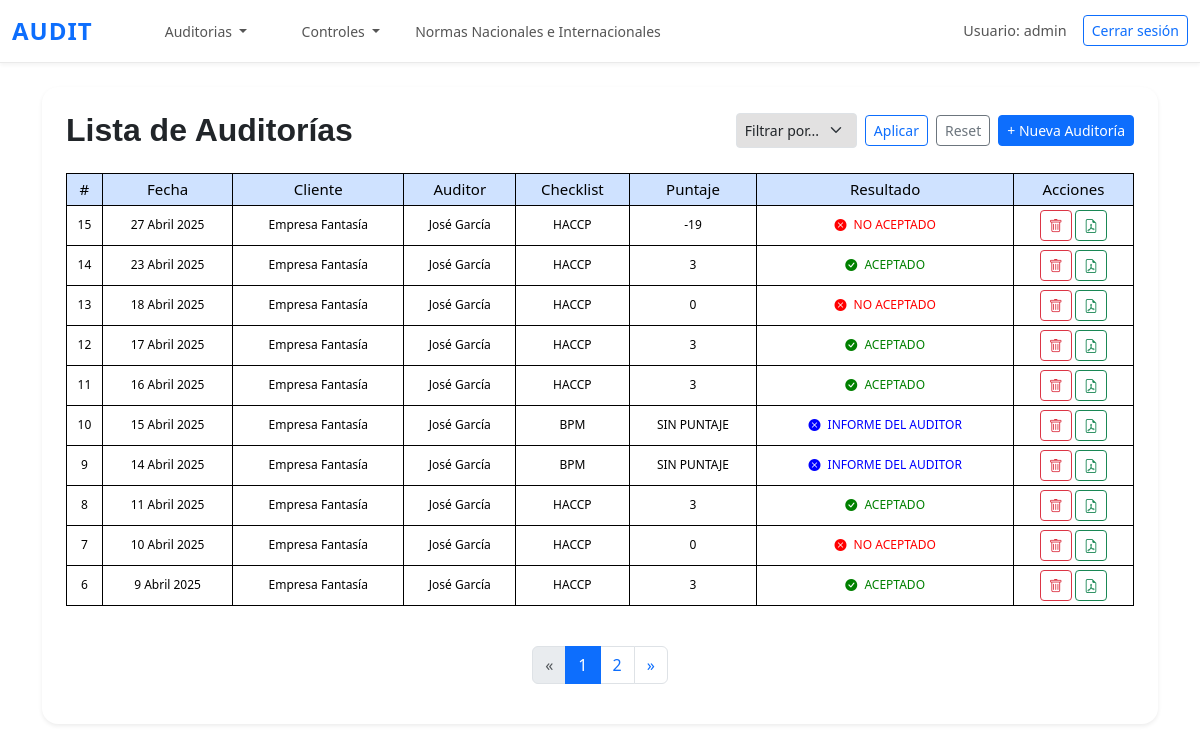
The app's page /lista_auditorias/ (signed in), older data.
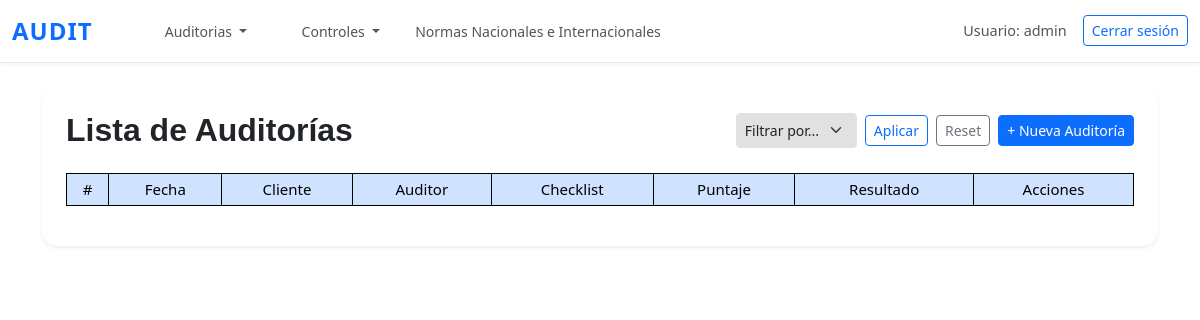
The same page, newer data.
### questions/models.py (models this page shows, shortened)
class Auditoria(models.Model):
    fecha = models.DateField()
    cliente = models.ForeignKey(Cliente, on_delete=models.CASCADE)
    auditor = models.ForeignKey(Auditor, on_delete=models.CASCADE)
    auditores_acompanantes = models.CharField(verbose_name='Auditores acompañantes',max_length=255, blank=True, null=True)
    lineas_auditadas = models.CharField(verbose_name='Lineas de producción auditadas',max_length=255, blank=True, null=True)
    checklist = models.ForeignKey(Checklist, on_delete=models.SET_NULL, null=True, blank=True)
    resultado_pdf = models.FileField(upload_to='auditorias/', null=True, blank=True)
    class Meta:
        ordering = ['-fecha']

class Cliente(models.Model):
    nombre = models.CharField(max_length=255)
    def __str__(self):
        return self.nombre

class Auditor(models.Model):
    nombre = models.CharField(max_length=255)
    def __str__(self):
        return self.nombre

class Checklist(models.Model):
    nombre = models.CharField(max_length=100)
    usa_puntaje = models.BooleanField(default=True)
    def __str__(self):
        return self.nombre

### questions/views.py (the view)
# urls.py: path('lista_auditorias/', lista_auditorias, name='lista_auditorias'),
@login_required
def lista_auditorias(request):
    filtro = request.GET.get('filtro')
    valor = request.GET.get('valor')
    auditorias = Auditoria.objects.all().order_by('-fecha')
    if filtro == 'cliente' and valor:
        try:
            cliente_id = Cliente.objects.get(nombre=valor).id
            auditorias = auditorias.filter(cliente_id=cliente_id)
        except Cliente.DoesNotExist:
            auditorias = auditorias.none()  # Si no existe el cliente, no mostrar auditorías
    elif filtro == 'checklist' and valor:
        auditorias = auditorias.filter(checklist__nombre=valor)
    auditorias_con_puntaje = []
    for auditoria in auditorias:
        respuestas = Respuesta.objects.filter(auditoria=auditoria)
        if auditoria.checklist and auditoria.checklist.usa_puntaje:
            puntaje_total = respuestas.aggregate(Sum('puntaje'))['puntaje__sum'] or 0
            puntaje_maximo = respuestas.count() * 1
            porcentaje = (puntaje_total / puntaje_maximo) * 100 if puntaje_maximo > 0 else 0
            resultado = "ACEPTADO" if porcentaje >= 75 else "NO ACEPTADO"
        else:
            puntaje_total = "SIN PUNTAJE"
            resultado = "INFORME DEL AUDITOR"
        auditorias_con_puntaje.append({
            'auditoria': auditoria,
            'puntaje_total': puntaje_total,
            'resultado': resultado,
            'checklist': auditoria.checklist
        })
    clientes_unicos = Cliente.objects.values('nombre').distinct()
    tipos_checklist_unicos = Checklist.objects.values_list('nombre', flat=True).distinct()
    paginator = Paginator(auditorias_con_puntaje, 10)
    page_number = request.GET.get('page')
    page_obj = paginator.get_page(page_number)
    total = paginator.count
    start_index = page_obj.start_index()
    for idx, item in enumerate(page_obj, start=start_index):
        item['numero_descendente'] = total - idx + 1
    return render(request, 'questions/lista_auditorias.html', {
        'auditorias': page_obj,
        'page_obj': page_obj,
        'is_paginated': page_obj.has_other_pages(),
        'clientes': clientes_unicos,
        'tipos_checklist': tipos_checklist_unicos,
        'filtro_seleccionado': filtro,
        'valor_seleccionado': valor,
    })

### questions/templates/questions/lista_auditorias.html (shortened to what this page needs)
{% extends 'questions/base.html' %}
{% load static %}
{% block content %}
<div class="container py-4">
    <div class="bg-white p-4 rounded-4 shadow-sm">
        <div class="d-flex flex-wrap justify-content-between align-items-center mb-4">
            <h2 class="mb-0" style="font-family: 'Montserrat', sans-serif; font-weight: 600;">
                Lista de Auditorías
            </h2>
            <div class="d-flex align-items-center flex-wrap gap-2">
                <form method="get" class="d-flex gap-2 align-items-center">
                    <select name="filtro" class="form-select form-select-sm">
                        <option value="">Filtrar por...</option>
                    </select>
                    <button type="submit" class="btn btn-outline-primary btn-sm">Aplicar</button>
                    <a href="{% url 'lista_auditorias' %}" class="btn btn-outline-secondary btn-sm">Reset</a>
                </form>
                <a href="{% url 'nueva_auditoria' %}" class="btn btn-primary btn-sm">
                    + Nueva Auditoría
                </a>
            </div>
        </div>
        <div class="table-responsive">
            <table class="table table-bordered table-hover text-center align-middle table-sm small">
                <thead class="table-primary">
                    <tr>
                        <th>#</th>
                        <th>Fecha</th>
                        <th>Cliente</th>
                        <th>Auditor</th>
                        <th>Checklist</th>
                        <th>Puntaje</th>
                        <th>Resultado</th>
                        <th>Acciones</th>
                    </tr>
                </thead>
                <tbody>
                    {% for item in auditorias %}
                        <td>{{ item.numero_descendente }}</td>
                        <td>{{ item.auditoria.fecha }}</td>
                        <td>{{ item.auditoria.cliente }}</td>
                        <td>{{ item.auditoria.auditor }}</td>
                        <td>{{ item.auditoria.checklist }}</td>
                        <td>{{ item.puntaje_total }}</td>
                        <td>
                            {% if item.resultado == "ACEPTADO" %}
                                <span style="font-size: 12px; color: green;">
                                    <i class="bi bi-check-circle-fill me-1"></i> ACEPTADO
                                </span>
                            {% elif item.resultado == "NO ACEPTADO" %}
                                <span style="font-size: 12px; color: red;">
                                    <i class="bi bi-x-circle-fill me-1"></i> NO ACEPTADO
                                </span>
                            {% else %}
                                <span style="font-size: 12px; color: blue;">
                                    <i class="bi bi-x-circle-fill me-1"></i> INFORME DEL AUDITOR
                                </span>
                            {% endif %}
                        </td>
                        <td class="text-nowrap">
                            {% if user.is_authenticated and user.is_superuser %}
                            <a href="{% url 'eliminar_auditoria' item.auditoria.id %}" class="btn btn-sm btn-outline-danger" title="Eliminar">
                                <i class="bi bi-trash"></i>
                            </a>
                            {% endif %}
                            {% if item.auditoria.resultado_pdf %}
                            <a href="{{ item.auditoria.resultado_pdf.url }}" target="_blank" class="btn btn-sm btn-outline-success" title="Ver PDF">
                                <i class="bi bi-file-earmark-pdf"></i>
                            </a>
                            {% endif %}
                        </td>
                    {% endfor %}
                </tbody>
            </table>
        </div>
        {% if is_paginated %}
        <nav aria-label="Paginación">
            <ul class="pagination justify-content-center mt-4">
                {% if page_obj.has_previous %}
                <li class="page-item">
                    <a class="page-link" href="?page={{ page_obj.previous_page_number }}" aria-label="Anterior">
                        &laquo;
                    </a>
                </li>
                {% else %}
                <li class="page-item disabled"><span class="page-link">&laquo;</span></li>
                {% endif %}
                {% for num in page_obj.paginator.page_range %}
                    {% if page_obj.number == num %}
                    <li class="page-item active"><span class="page-link">{{ num }}</span></li>
                    {% elif num > page_obj.number|add:'-3' and num < page_obj.number|add:'3' %}
                    <li class="page-item"><a class="page-link" href="?page={{ num }}">{{ num }}</a></li>
                    {% endif %}
                {% endfor %}
                {% if page_obj.has_next %}
                <li class="page-item">
                    <a class="page-link" href="?page={{ page_obj.next_page_number }}" aria-label="Siguiente">
                        &raquo;
                    </a>
                </li>
                {% else %}
                <li class="page-item disabled"><span class="page-link">&raquo;</span></li>
                {% endif %}
            </ul>
        </nav>
        {% endif %}
    </div>
</div>
{% endblock %}

### questions/templates/questions/base.html (shortened to what this page needs)
<!DOCTYPE html>
<html lang="en">
<head>
  <link href="https://cdn.jsdelivr.net/npm/bootstrap@5.3.3/dist/css/bootstrap.min.css" rel="stylesheet">
  <link href="https://cdn.jsdelivr.net/npm/bootstrap-icons@1.10.5/font/bootstrap-icons.css" rel="stylesheet">
  {% load static %}
  <link rel="stylesheet" type="text/css" href="{% static 'css/estilos.css' %}">
</head>
<body>
  <nav class="navbar navbar-expand-lg">
    <div class="container-fluid">
      <a class="navbar-brand" href="{% url 'home' %}">AUDIT</a>
      <ul class="navbar-nav ms-5 me-auto mb-2 mb-lg-0">
        <li class="nav-item dropdown">
          <a class="nav-link dropdown-toggle" style="font-size: 14px; font-weight: 400;" href="#" id="navbarDropdown" role="button" data-bs-toggle="dropdown" aria-expanded="false">
            Auditorias
          </a>
        </li>
        {% if user.is_superuser %}
        <li class="nav-item dropdown">
          <a class="nav-link dropdown-toggle" style="font-size: 14px; font-weight: 400;" href="#" id="navbarDropdown" role="button" data-bs-toggle="dropdown" aria-expanded="false">
            Controles
          </a>
        </li>
        {% endif %}
        <li>
          <a class="nav-link" style="font-size: 14px; font-weight: 400;" href="{% url 'normas_listar' %}">
            Normas Nacionales e Internacionales
          </a>
        </li>
      </ul>
        {% if user.is_authenticated %}
        <div class="d-flex align-items-center">
          <span class="navbar-text me-3">
            Usuario: {{ user.username }} {{ user.lastname }}
          </span>
          <a class="btn btn-outline-primary btn-sm" href="{% url 'logout' %}">Cerrar sesión</a>
        </div>
        {% endif %}
      </div>
  </nav>
  {% block content %}
  {% endblock %}
</body>
</html>

### static/css/estilos.css (style rules this page uses)
.navbar { background-color: #f7e3a1; }
body { background-color: white }
.form-select { height: 35px; background-color: rgb(226, 225, 225); font-size: 14px; }
table { width: 100%; }
thead tr th { font-size: 15px; font-weight: 400; text-align: center; }
.table th, .table td { border: 1px solid black; }

### questions/templates/questions/base.html (style rules this page uses)
.navbar { box-shadow: 0 2px 4px rgba(0, 0, 0, 0.05); position: sticky; top: 0; z-index: 1030; background-color: #ffffff; border-bottom: 1px solid #eaeaea; }
.navbar-nav { gap: 1.2rem; }
.navbar-brand { font-weight: 700; font-size: 1.5rem; letter-spacing: 1px; color: #0d6efd !important; }
.nav-link { color: #555 !important; font-size: 1rem; transition: color 0.3s ease; }
.navbar-text { font-size: 0.9rem; color: #555; }

Row changes from the older to the newer data that the page shows:
removed Auditoria: numero_descendente "15", auditoria.fecha "27 Abril 2025", auditoria.cliente "Empresa Fantasía", auditoria.auditor "José García", auditoria.checklist "HACCP", puntaje_total "-19", shows "NO ACEPTADO"
removed Auditoria: numero_descendente "14", auditoria.fecha "23 Abril 2025", auditoria.cliente "Empresa Fantasía", auditoria.auditor "José García", auditoria.checklist "HACCP", puntaje_total "3", shows "ACEPTADO"
removed Auditoria: numero_descendente "13", auditoria.fecha "18 Abril 2025", auditoria.cliente "Empresa Fantasía", auditoria.auditor "José García", auditoria.checklist "HACCP", puntaje_total "0", shows "NO ACEPTADO"
removed Auditoria: numero_descendente "12", auditoria.fecha "17 Abril 2025", auditoria.cliente "Empresa Fantasía", auditoria.auditor "José García", auditoria.checklist "HACCP", puntaje_total "3", shows "ACEPTADO"
removed Auditoria: numero_descendente "11", auditoria.fecha "16 Abril 2025", auditoria.cliente "Empresa Fantasía", auditoria.auditor "José García", auditoria.checklist "HACCP", puntaje_total "3", shows "ACEPTADO"
removed Auditoria: numero_descendente "10", auditoria.fecha "15 Abril 2025", auditoria.cliente "Empresa Fantasía", auditoria.auditor "José García", auditoria.checklist "BPM", puntaje_total "SIN PUNTAJE", shows "INFORME DEL AUDITOR"
removed Auditoria: numero_descendente "9", auditoria.fecha "14 Abril 2025", auditoria.cliente "Empresa Fantasía", auditoria.auditor "José García", auditoria.checklist "BPM", puntaje_total "SIN PUNTAJE", shows "INFORME DEL AUDITOR"
removed Auditoria: numero_descendente "8", auditoria.fecha "11 Abril 2025", auditoria.cliente "Empresa Fantasía", auditoria.auditor "José García", auditoria.checklist "HACCP", puntaje_total "3", shows "ACEPTADO"
removed Auditoria: numero_descendente "7", auditoria.fecha "10 Abril 2025", auditoria.cliente "Empresa Fantasía", auditoria.auditor "José García", auditoria.checklist "HACCP", puntaje_total "0", shows "NO ACEPTADO"
removed Auditoria: numero_descendente "6", auditoria.fecha "9 Abril 2025", auditoria.cliente "Empresa Fantasía", auditoria.auditor "José García", auditoria.checklist "HACCP", puntaje_total "3", shows "ACEPTADO"
Text that changed along with them:
list line gone: "1"
list line gone: "2"
